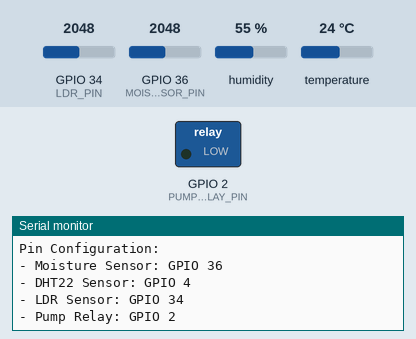
A sketch run on a simulated ESP32. On the bench: switched loads named in the sketch (green lamp = pin HIGH), the last lines printed to the serial monitor. The test bench sets the inputs (shaded band); at power-on: GPIO 34 (LDR_PIN) = 2048, GPIO 36 (MOISTURE_SENSOR_PIN) = 2048, humidity 55 %, temperature 24 °C. WiFi joins after 1.5 s; servers stay silent unless stated.

Above: at 2.7 s.
2.8 s: GPIO 34 (LDR_PIN) set to 1533
At 5.6 s:
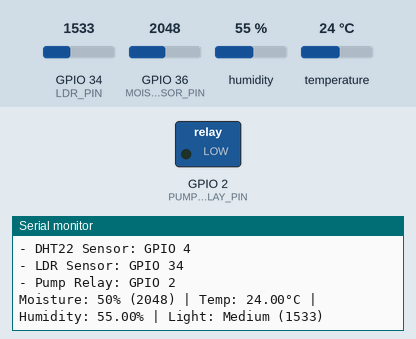
11.5 s: GPIO 34 (LDR_PIN) set to 1453
At 16.1 s:
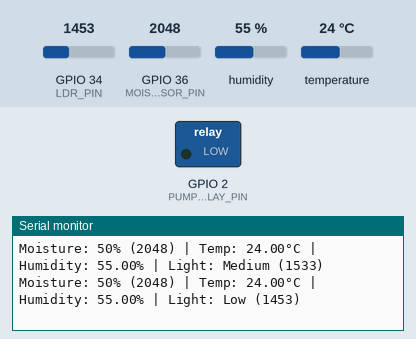

The sketch:

plant_watering_system.ino
```cpp
#include <WiFi.h>
#include <WebSocketsClient.h>
#include <ArduinoJson.h>
#include <DHT.h>

// Pin Definitions
#define MOISTURE_SENSOR_PIN 36    // Analog pin for soil moisture sensor
#define DHT_PIN 4                 // Digital pin for DHT22 sensor
#define LDR_PIN 34               // Analog pin for light sensor
#define PUMP_RELAY_PIN 2         // Digital pin for water pump relay

// Sensor Configuration
#define DHT_TYPE DHT22
DHT dht(DHT_PIN, DHT_TYPE);

// WiFi Configuration
const char* ssid = "YOUR_WIFI_SSID";          // Replace with your WiFi SSID
const char* password = "YOUR_WIFI_PASSWORD";   // Replace with your WiFi password

// WebSocket Configuration
const char* websocket_host = "aqua-plant.replit.app";  // Your Replit app URL
const int websocket_port = 443;                         // Use 443 for HTTPS
const char* websocket_path = "/ws";

WebSocketsClient webSocket;

// System Variables
bool pumpRunning = false;
unsigned long lastSensorReading = 0;
unsigned long lastHeartbeat = 0;
const unsigned long SENSOR_INTERVAL = 5000;    // Read sensors every 5 seconds
const unsigned long HEARTBEAT_INTERVAL = 30000; // Send heartbeat every 30 seconds

// Moisture sensor calibration values (adjust based on your sensor)
const int MOISTURE_MIN = 2800;  // Sensor value in air (dry)
const int MOISTURE_MAX = 1300;  // Sensor value in water (wet)

void setup() {
  Serial.begin(115200);

  // Initialize pins
  pinMode(PUMP_RELAY_PIN, OUTPUT);
  digitalWrite(PUMP_RELAY_PIN, LOW);  // Ensure pump is off initially

  // Initialize sensors
  dht.begin();

  // Connect to WiFi
  WiFi.begin(ssid, password);
  Serial.print("Connecting to WiFi");
  while (WiFi.status() != WL_CONNECTED) {
    delay(500);
    Serial.print(".");
  }
  Serial.println();
  Serial.print("Connected to WiFi. IP: ");
  Serial.println(WiFi.localIP());

  // Initialize WebSocket with SSL for secure connection to Replit
  webSocket.beginSSL(websocket_host, websocket_port, websocket_path);
  webSocket.onEvent(webSocketEvent);
  webSocket.setReconnectInterval(5000);
  webSocket.enableHeartbeat(15000, 3000, 2);  // Enable heartbeat

  Serial.println("Attempting WebSocket connection to:");
  Serial.print("Host: ");
  Serial.println(websocket_host);
  Serial.print("Port: ");
  Serial.println(websocket_port);
  Serial.print("Path: ");
  Serial.println(websocket_path);

  Serial.println("Smart Plant Watering System Started");
  Serial.println("Pin Configuration:");
  Serial.println("- Moisture Sensor: GPIO 36");
  Serial.println("- DHT22 Sensor: GPIO 4");
  Serial.println("- LDR Sensor: GPIO 34");
  Serial.println("- Pump Relay: GPIO 2");
}

void loop() {
  webSocket.loop();

  unsigned long currentTime = millis();

  // Read sensors periodically
  if (currentTime - lastSensorReading >= SENSOR_INTERVAL) {
    readAndSendSensors();
    lastSensorReading = currentTime;
  }

  // Send heartbeat periodically
  if (currentTime - lastHeartbeat >= HEARTBEAT_INTERVAL) {
    sendHeartbeat();
    lastHeartbeat = currentTime;
  }

  delay(100);
}

void webSocketEvent(WStype_t type, uint8_t * payload, size_t length) {
  switch(type) {
    case WStype_DISCONNECTED:
      Serial.println("WebSocket Disconnected");
      break;

    case WStype_CONNECTED:
      Serial.print("WebSocket Connected to: ");
      Serial.println((char*)payload);
      sendSystemStatus();
      break;

    case WStype_TEXT: {
      Serial.print("Received: ");
      Serial.println((char*)payload);

      // Parse JSON message
      DynamicJsonDocument doc(1024);
      deserializeJson(doc, payload);

      String messageType = doc["type"];

      if (messageType == "start_watering") {
        startPump();
      } else if (messageType == "stop_watering") {
        stopPump();
      } else if (messageType == "get_status") {
        sendSystemStatus();
      }
      break;
    }

    default:
      break;
  }
}

void readAndSendSensors() {
  // Read moisture sensor
  int moistureRaw = analogRead(MOISTURE_SENSOR_PIN);
  int moisturePercent = map(moistureRaw, MOISTURE_MIN, MOISTURE_MAX, 0, 100);
  moisturePercent = constrain(moisturePercent, 0, 100);

  // Read temperature and humidity
  float temperature = dht.readTemperature();
  float humidity = dht.readHumidity();

  // Read light sensor
  int lightRaw = analogRead(LDR_PIN);
  String lightLevel;
  if (lightRaw > 3000) {
    lightLevel = "High";
  } else if (lightRaw > 1500) {
    lightLevel = "Medium";
  } else {
    lightLevel = "Low";
  }

  // Check for sensor errors
  if (isnan(temperature) || isnan(humidity)) {
    temperature = 25.0;  // Default fallback
    humidity = 60.0;     // Default fallback
    Serial.println("DHT sensor error, using default values");
  }

  // Auto-stop pump if moisture reaches 100%
  if (pumpRunning && moisturePercent >= 100) {
    stopPump();
    sendNotification("Watering completed!", "Moisture level reached 100%", "success");
  }

  // Send sensor data via WebSocket
  DynamicJsonDocument doc(512);
  doc["type"] = "system_status";
  doc["data"]["moistureLevel"] = moisturePercent;
  doc["data"]["temperature"] = (int)round(temperature);
  doc["data"]["humidity"] = (int)round(humidity);
  doc["data"]["lightLevel"] = lightLevel;
  doc["data"]["isWatering"] = pumpRunning;
  doc["data"]["pumpStatus"] = pumpRunning ? "running" : "idle";
  doc["data"]["connectionStatus"] = "connected";

  String message;
  serializeJson(doc, message);
  webSocket.sendTXT(message);

  // Debug output
  Serial.print("Moisture: ");
  Serial.print(moisturePercent);
  Serial.print("% (");
  Serial.print(moistureRaw);
  Serial.print(") | Temp: ");
  Serial.print(temperature);
  Serial.print("°C | Humidity: ");
  Serial.print(humidity);
  Serial.print("% | Light: ");
  Serial.print(lightLevel);
  Serial.print(" (");
  Serial.print(lightRaw);
  Serial.println(")");
}

void startPump() {
  if (!pumpRunning) {
    digitalWrite(PUMP_RELAY_PIN, HIGH);
    pumpRunning = true;
    Serial.println("Water pump started");
    sendSystemStatus();
  }
}

void stopPump() {
  if (pumpRunning) {
    digitalWrite(PUMP_RELAY_PIN, LOW);
    pumpRunning = false;
    Serial.println("Water pump stopped");
    sendSystemStatus();
  }
}

void sendSystemStatus() {
  readAndSendSensors();  // This will send the current status
}

void sendHeartbeat() {
  DynamicJsonDocument doc(256);
  doc["type"] = "heartbeat";
  doc["data"]["uptime"] = millis();
  doc["data"]["freeHeap"] = ESP.getFreeHeap();
  doc["data"]["wifiRSSI"] = WiFi.RSSI();

  String message;
  serializeJson(doc, message);
  webSocket.sendTXT(message);
}

void sendNotification(String title, String message, String notificationType) {
  DynamicJsonDocument doc(512);
  doc["type"] = "notification";
  doc["data"]["title"] = title;
  doc["data"]["message"] = message;
  doc["data"]["type"] = notificationType;

  String jsonMessage;
  serializeJson(doc, jsonMessage);
  webSocket.sendTXT(jsonMessage);
}

// Moisture sensor calibration function (call this to calibrate your sensor)
void calibrateMoistureSensor() {
  Serial.println("Moisture Sensor Calibration");
  Serial.println("1. Place sensor in air and note the value");
  Serial.println("2. Place sensor in water and note the value");
  Serial.println("3. Update MOISTURE_MIN and MOISTURE_MAX in code");

  for (int i = 0; i < 10; i++) {
    int reading = analogRead(MOISTURE_SENSOR_PIN);
    Serial.print("Reading ");
    Serial.print(i + 1);
    Serial.print(": ");
    Serial.println(reading);
    delay(1000);
  }
}
```

Measured:
- the behaviour switches between 1501 and 1500 on GPIO 34 (LDR_PIN) (found by bisection; images 1 and 2)
- after the input at 2.8 s, the serial monitor: prints a new line after 2.2 s (image 1)
- after the input at 11.5 s, the serial monitor: prints a new line after 3.6 s (image 2)
